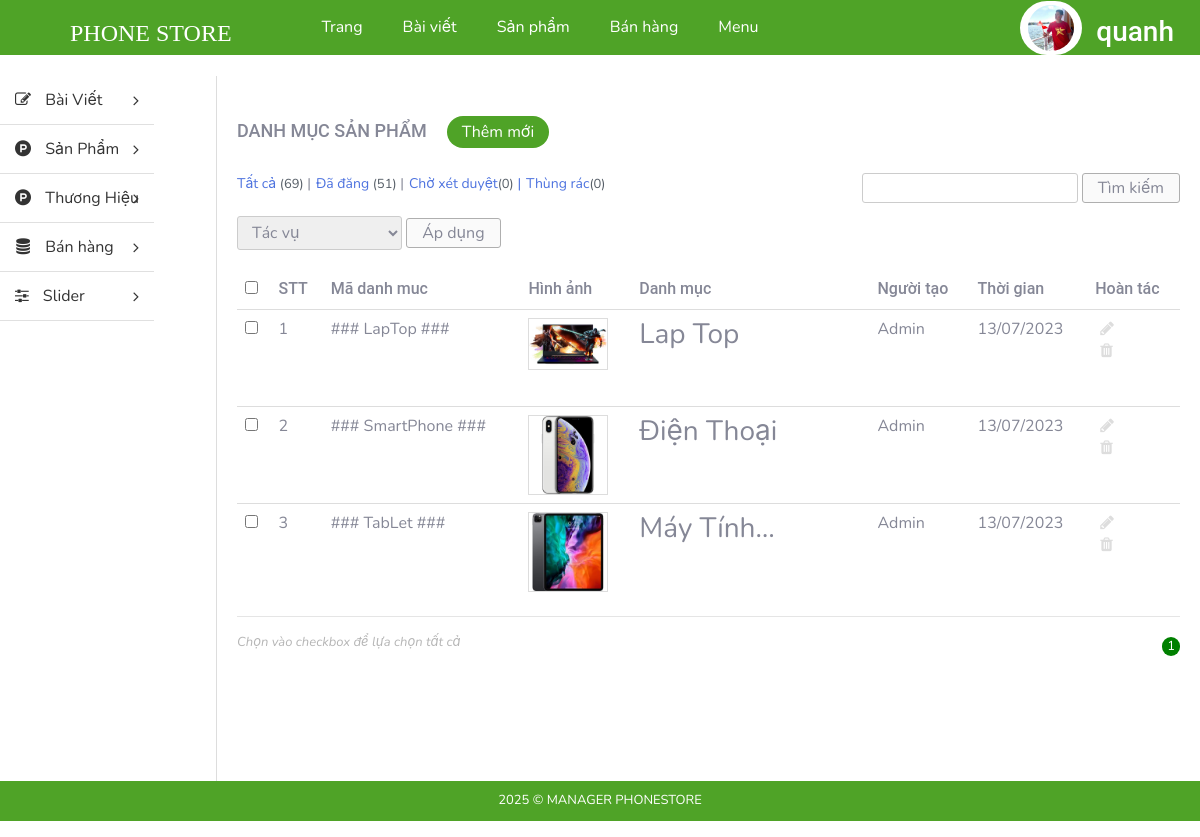
Before: /admin/index.php?modules=categorys&controllers=index&action=list (signed in) with the older database file.
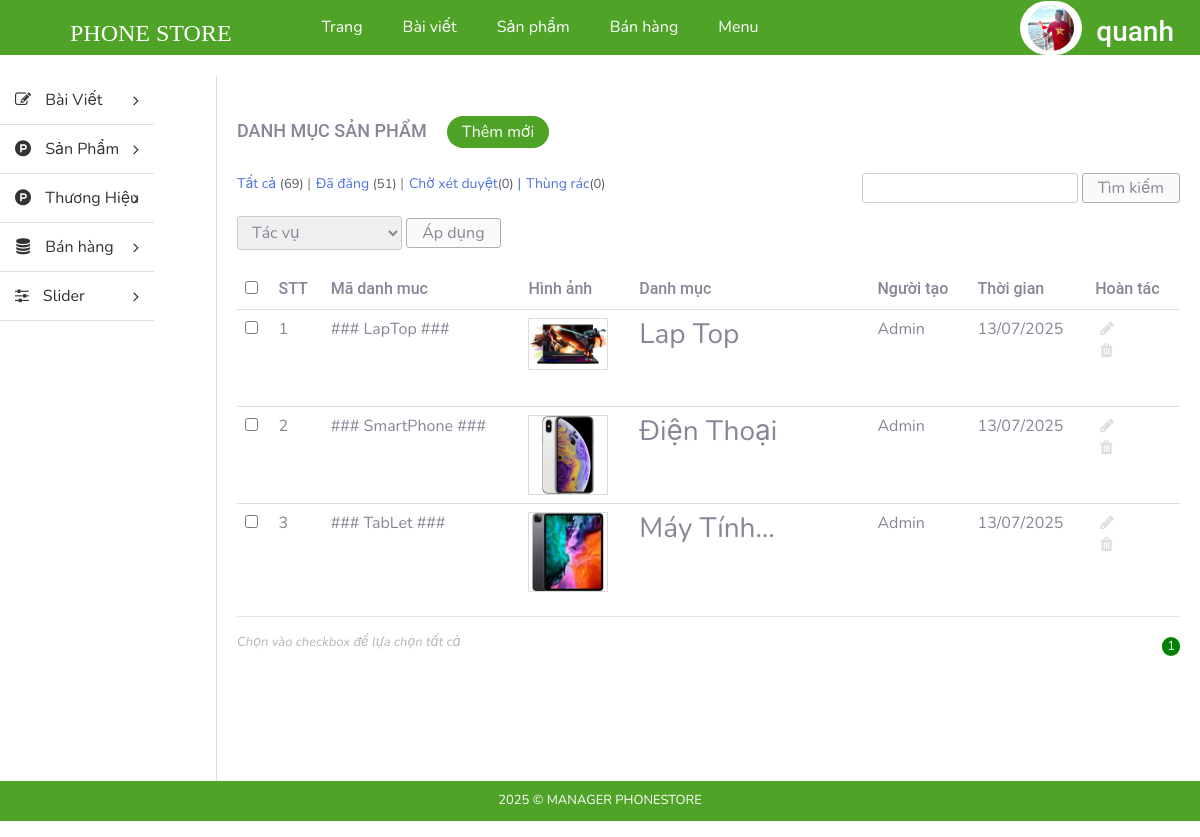
After: the same page with the newer database file.
### tables this page shows
CREATE TABLE `tbl_category` (
  `id` int(11) NOT NULL,
  `name` varchar(255) NOT NULL,
  `code` varchar(255) NOT NULL,
  `image` varchar(255) NOT NULL,
  `description` text NOT NULL,
  `create_date` varchar(255) NOT NULL,
  `user` varchar(255) NOT NULL
);

### admin/libraries/database.php (called while the page is built, shortened)
<?php
function db_query($query_string) {
    global $conn;
    $result = mysqli_query($conn, $query_string);
    return $result;
}
function db_fetch_array($query_string) {
    $result = array();
    $mysqli_result = db_query($query_string);
    while ($row = mysqli_fetch_assoc($mysqli_result)) {
        $result[] = $row;
    }
    return $result;
}

### admin/modules/categorys/models/indexModel.php (called while the page is built, shortened)
<?php
function getAll() {
	return db_fetch_array("SELECT * FROM `tbl_category`");
}

### admin/modules/categorys/controllers/indexController.php (called while the page is built, shortened)
<?php
function listAction() {
	$data_tmp = getAll();
	if(!empty($_GET['page'])){
		$page = $_GET['page'];
	}else{
		$page =1;
	}
	$numProduct = count($data_tmp);
	$productOnPage = 5;
	$num = ceil($numProduct/$productOnPage);
	$start = ($page - 1) * $productOnPage;
	$res =[];
	for ($i=$start; $i < $start+$productOnPage; $i++) {
		if(isset($data_tmp[$i]))
        $res[] = $data_tmp[$i];
	};
	$data = [$res, $num, $page];
	load_view('list',$data);
}

### admin/core/router.php (called while the page is built, shortened)
<?php
$action_name = get_action().'Action';
call_function(array('construct', $action_name));

### admin/core/appload.php (called while the page is built, shortened)
<?php
require CONFIGPATH . DIRECTORY_SEPARATOR . 'database.php';
require LIBPATH . DIRECTORY_SEPARATOR . 'database.php';
require COREPATH . DIRECTORY_SEPARATOR . 'base.php';
require COREPATH . DIRECTORY_SEPARATOR . 'router.php';

### admin/index.php (called while the page is built, shortened)
<?php
require COREPATH.DIRECTORY_SEPARATOR.'appload.php';

### admin/modules/categorys/views/listView.php (the view, shortened to what the rows shown need)
<div id="main-content-wp" class="list-product-page">
    <div class="wrap clearfix">
        <div id="content" class="fl-right">
            <div class="section" id="title-page">
                <div class="clearfix">
                    <h3 id="index" class="fl-left">Danh Mục Sản Phẩm</h3>
                    <a href="?modules=categorys&controllers=index&action=add" title="" id="add-new" class="fl-left">Thêm mới</a>
                </div>
            </div>
            <div class="section" id="detail-page">
                <div class="section-detail">
                    <div class="filter-wp clearfix">
                        <ul class="post-status fl-left">
                            <li class="all"><a href="">Tất cả <span class="count">(69)</span></a> |</li>
                            <li class="publish"><a href="">Đã đăng <span class="count">(51)</span></a> |</li>
                            <li class="pending"><a href="">Chờ xét duyệt<span class="count">(0)</span> |</a></li>
                            <li class="pending"><a href="">Thùng rác<span class="count">(0)</span></a></li>
                        </ul>
                        <form method="GET" class="form-s fl-right">
                            <input type="text" name="s" id="s">
                            <input type="submit" name="sm_s" value="Tìm kiếm">
                        </form>
                    </div>
                    <div class="actions">
                        <form method="GET" action="" class="form-actions">
                            <select name="actions">
                                <option value="0">Tác vụ</option>
                            </select>
                            <input type="submit" name="sm_action" value="Áp dụng">
                        </form>
                    </div>
                    <div class="table-responsive">
                        <table class="table list-table-wp">
                            <thead>
                                <tr>
                                    <td><input type="checkbox" name="checkAll" id="checkAll"></td>
                                    <td><span class="thead-text">STT</span></td>
                                    <td><span class="thead-text">Mã danh muc</span></td>
                                    <td><span class="thead-text">Hình ảnh</span></td>
                                    <td><span class="thead-text">Danh mục</span></td>
                                    <td><span class="thead-text">Người tạo</span></td>
                                    <td><span class="thead-text">Thời gian</span></td>
                                    <td><span class="thead-text">Hoàn tác</span></td>
                                </tr>
                            </thead>
                            <tbody>
                                <?php $i=0; if(!empty($data['0'])) foreach ($data['0'] as $key => $value) { $i++;?>
                                <tr>
                                    <td><input type="checkbox" name="checkItem" class="checkItem"></td>
                                    <td><span class="tbody-text"><?php echo $i; ?></h3></span>
                                    <td><span class="tbody-text"><?php echo $value['code']; ?></h3></span>
                                    <td>
                                        <div class="tbody-thumb">
                                            <img src="<?php echo $value['image']; ?>" alt="">
                                        </div>
                                    </td>
                                    <td class="clearfix">
                                        <div class="tb-title fl-left">
                                            <h3><?php echo $value['name']; ?></h3>
                                        </div>
                                    </td>
                                    <td><span class="tbody-text"><?php echo $value['user']; ?></span></td>
                                    <td><span class="tbody-text"><?php echo $value['create_date']; ?></span></td>
                                    <td>
                                        <ul class="list-operation ">
                                            <li><a href="?modules=categorys&contollers=index&action=edit&id=<?php echo $value['id']; ?>" title="Sửa" class="edit"><i class="fa fa-pencil" aria-hidden="true"></i></a></li>
                                            <li><a href="?modules=categorys&contollers=index&action=delete&id=<?php echo $value['id']; ?>" title="Xóa" class="delete"><i class="fa fa-trash" aria-hidden="true"></i></a></li>
                                        </ul>
                                    </td>
                                </tr>
                                <?php }; ?>
                            </tbody>
                        </table>
                        <hr>
                    </div>
                </div>
            </div>
            <div class="section" id="paging-wp">
                <div class="section-detail clearfix">
                    <p id="desc" class="fl-left">Chọn vào checkbox để lựa chọn tất cả</p>
                    <ul id="list-paging" class="fl-right">
                        <?php for ($i=1; $i <= $data['1'] ; $i++) { ?>
                        <li>
                            <a <?php if($i == $data['2']) echo 'style="background-color: green;color:white; border-radius:300px;"';  ?>  href="?modules=categorys&controllers=index&action=list&page=<?php echo $i; ?>" title=""><?php echo $i; ?></a>
                        </li>
                        <?php }; ?>
                    </ul>
                </div>
            </div>
        </div>
    </div>
</div>

### admin/core/base.php (shortened to what the rows shown need)
<?php
function get_module() {
    global $config;
    $module = isset($_GET['modules']) ? $_GET['modules'] : $config['default_module'];
    return $module;
}
function call_function($list_function = array()) {
    if (is_array($list_function)) {
        foreach ($list_function as $f) {
            if (function_exists($f())) {
                $f();
            }
        }
    }
}
function load_view($name, $data_send = array()) {
    $data = $data_send;
    $path = MODULESPATH . DIRECTORY_SEPARATOR . get_module() . DIRECTORY_SEPARATOR . 'views' . DIRECTORY_SEPARATOR . $name . 'View.php';
    if (file_exists($path)) {
        require $path;
    } else {
        echo "Không tìm thấy {$path}";
    }
}
function get_header($name = '') {
    global $data;
    if (empty($name)) {
        $name = 'header';
    } else {
        $name = "header-{$name}";
    }
    $path = LAYOUTPATH . DIRECTORY_SEPARATOR . $name . '.php';
    if (file_exists($path)) {
        if (is_array($data)) {
            foreach ($data as $key => $a) {
                $$key = $a;
            }
        }
        require $path;
    } else {
        echo "Không tìm thấy {$path}";
    }
}
function get_footer($name = '') {
    global $data;
    if (empty($name)) {
        $name = 'footer';
    } else {
        $name = "footer-{$name}";
    }
    $path = LAYOUTPATH . DIRECTORY_SEPARATOR . $name . '.php';
    if (file_exists($path)) {
        if (is_array($data)) {
            foreach ($data as $key => $a) {
                $$key = $a;
            }
        }
        require $path;
    } else {
        echo "Không tìm thấy {$path}";
    }
}
function get_sidebar($name = '') {
    global $data;
    if (empty($name)) {
        $name = 'sidebar';
    } else {
        $name = "sidebar-{$name}";
    }
    $path = LAYOUTPATH . DIRECTORY_SEPARATOR . $name . '.php';
    if (file_exists($path)) {
        if (is_array($data)) {
            foreach ($data as $key => $a) {
                $$key = $a;
            }
        }
        require $path;
    } else {
        echo "Không tìm thấy {$path}";
    }
}
?>

Changed rows visible on the page:
changed tbl_category "Lap Top": create_date "13/07/2023" → "13/07/2025"
changed tbl_category "Điện Thoại": create_date "13/07/2023" → "13/07/2025"
changed tbl_category "### TabLet ###": create_date "13/07/2023" → "13/07/2025"
